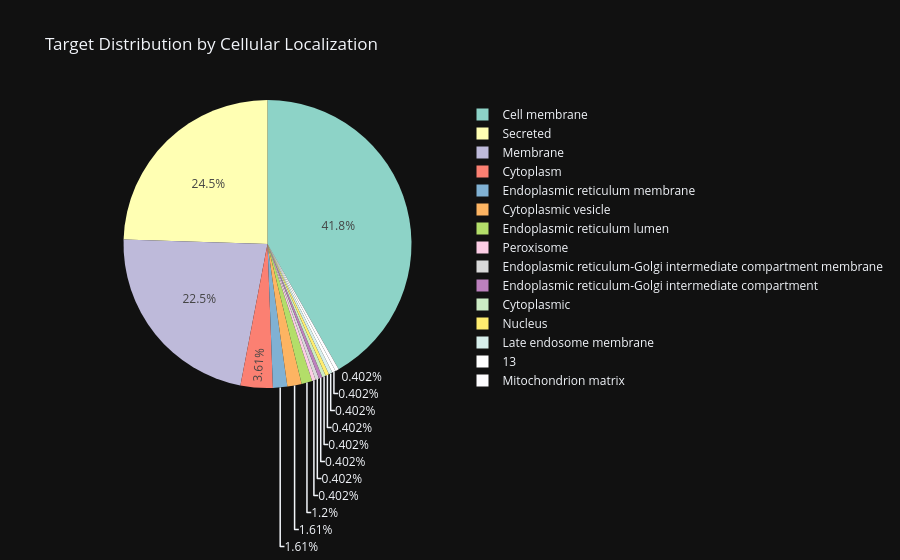

The notebook cell saved with this chart:
### Markdown cell above
## 5. Target Protein Profiling
Extracting target polypeptides, mapping them to GenAtlas IDs, and visualizing cellular localizations.

### Code cell
df_targets = parser.extract_targets()
display(df_targets.head())

# Target Cellular Distribution
PharmaVisualizer.plot_target_cellular_distribution(df_targets)

### Figure 1 — Plotly figure (JSON) as saved in the notebook; plotly's stock layout.template omitted (floating-point values rounded to 4 significant figures)
{"data": [{"domain": {"x": [0.0, 1.0], "y": [0.0, 1.0]}, "hovertemplate": "Cellular_Location=%{label}<br>Count=%{value}<extra></extra>", "labels": ["Cell membrane", "Secreted", "Membrane", "Cytoplasm", "Endoplasmic reticulum membrane", "Cytoplasmic vesicle", "Endoplasmic reticulum lumen", "Peroxisome", "Endoplasmic reticulum-Golgi intermediate compartment membrane", "Endoplasmic reticulum-Golgi intermediate compartment", "Cytoplasmic", "Nucleus", "Late endosome membrane", "", "Mitochondrion matrix"], "legendgroup": "", "name": "", "showlegend": true, "type": "pie", "values": [104, 61, 56, 9, 4, 4, 3, 1, 1, 1, 1, 1, 1, 1, 1]}], "layout": {"legend": {"tracegroupgap": 0}, "piecolorway": ["rgb(141,211,199)", "rgb(255,255,179)", "rgb(190,186,218)", "rgb(251,128,114)", "rgb(128,177,211)", "rgb(253,180,98)", "rgb(179,222,105)", "rgb(252,205,229)", "rgb(217,217,217)", "rgb(188,128,189)", "rgb(204,235,197)", "rgb(255,237,111)"], "title": {"text": "Target Distribution by Cellular Localization"}}}
